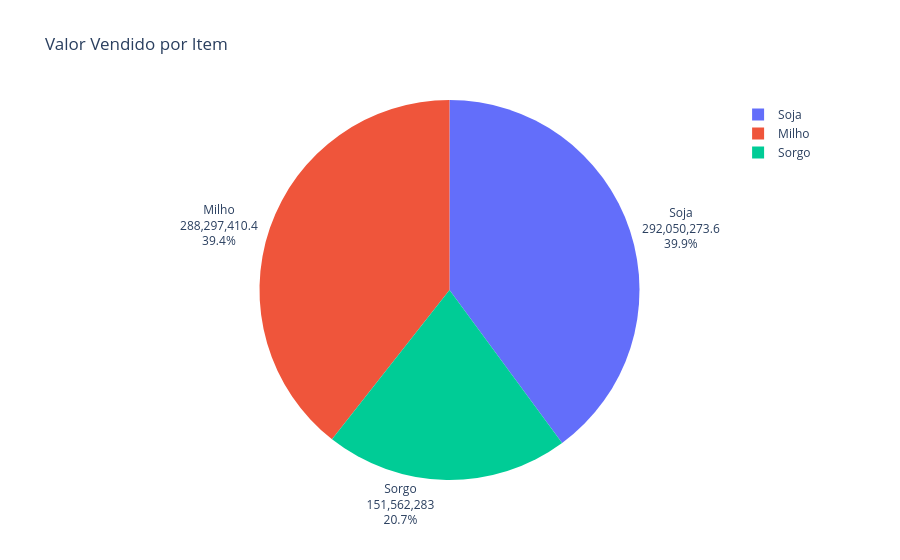

The code cell stored with this chart in its notebook:
### Code cell
pizza_1 = px.pie(df_resumo_venda, names = 'item', values = 'valor_venda', title = 'Valor Vendido por Item')
pizza_1.update_traces(textinfo = 'percent+label+value', textposition = 'outside')
pizza_1.show()

### Figure 1 — Plotly figure (JSON) as saved in the notebook; plotly's stock layout.template omitted (floating-point values rounded to 4 significant figures; data arrays with more than 128 entries replaced by an {"elided": "..."} marker saying what was removed)
{"data": [{"domain": {"x": [0, 1], "y": [0, 1]}, "hovertemplate": "item=%{label}<br>valor_venda=%{value}<extra></extra>", "labels": {"elided": "10000 str values"}, "legendgroup": "", "name": "", "showlegend": true, "textinfo": "percent+label+value", "textposition": "outside", "type": "pie", "values": {"elided": "10000 float values"}}], "layout": {"legend": {"tracegroupgap": 0}, "title": {"text": "Valor Vendido por Item"}}}
